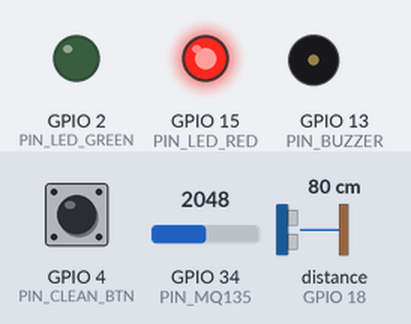
Recording of a sketch running on a simulated ESP32. Shown: output pins drawn as LEDs (lit = HIGH), buzzer (waves = sounding, pin HIGH). Wiring (inferred from the names in the program): ultrasonic range finder: trigger GPIO 5; echo GPIO 18. Inputs (shaded band) come from the test bench; at power-on: GPIO 34 (PIN_MQ135) = 2048, GPIO 4 (PIN_CLEAN_BTN) HIGH, distance to the obstacle (sensor on GPIO 18) 80 cm. The echo pulse lasts 58.3 µs per cm; WiFi joins after 1.5 s; servers stay silent unless stated; uploads are accepted with an empty reply; pins used as bus, display or sensor lines are not drawn; what the sketch prints to the serial monitor is not drawn.

Above: at 4.0 s.
4.1 s: GPIO 34 (PIN_MQ135) set to 701
7.1 s: GPIO 34 (PIN_MQ135) set to 613
At 9.9 s:
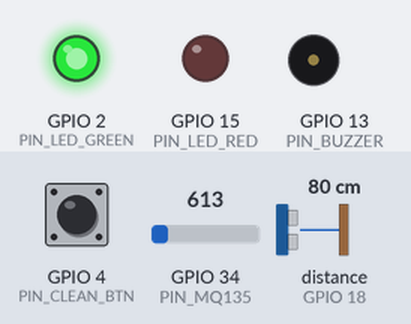
10.1 s: GPIO 4 (PIN_CLEAN_BTN) pulled LOW for 3.2 s
At 10.25 s:
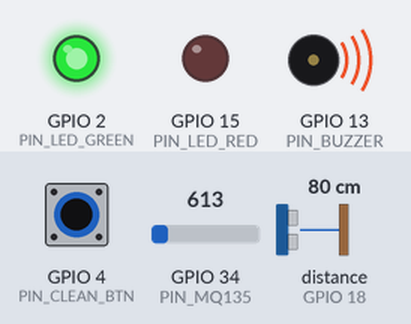
17.8 s: GPIO 34 (PIN_MQ135) set to 1228
At 19.2 s:
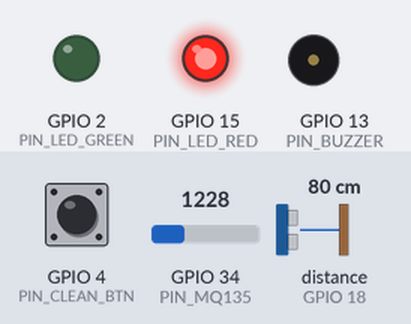
20.8 s: GPIO 34 (PIN_MQ135) set to 491
At 22.1 s:
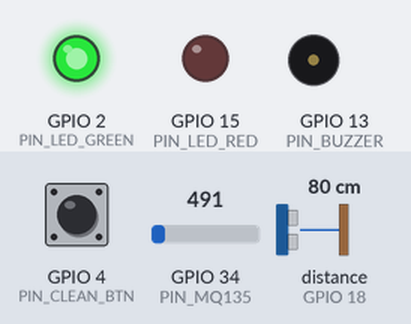
Timing chart, 0 to 23.8 s (numbered marks = the images above; inputs shaded):
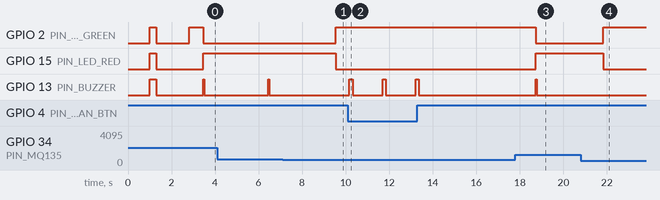

The sketch:

hygiene_guard_esp32.ino
```cpp
/*
 * =========================================================================================
 * HYGIENE GUARD - SMART RESTROOM HYGIENE & ODOR MONITORING SYSTEM
 * =========================================================================================
 * Hardware: ESP32 Development Board (ESP32-WROOM-32)
 * Features:
 *   - MQ-135 Gas / Ammonia (NH3) / Air Quality Sensor (GPIO 34 - ADC1)
 *   - HC-SR04 Ultrasonic Distance Sensor for Visitor Count & Occupancy (TRIG 5, ECHO 18)
 *   - Physical Push Button for Cleaning Staff Reset (GPIO 4 with INPUT_PULLUP)
 *   - Green LED: Good Condition / Clean (GPIO 2)
 *   - Red LED: Cleaning Required / Odor Alert (GPIO 15)
 *   - Active Buzzer for Critical Odor Alarm (GPIO 13)
 *   - WiFi Client sending telemetry via HTTP POST to Node.js Backend (/api/telemetry)
 * =========================================================================================
 * WIRING GUIDE:
 *   - MQ-135 VCC -> 5V (VIN), GND -> GND, AOUT -> GPIO 34
 *   - HC-SR04 VCC -> 5V, GND -> GND, TRIG -> GPIO 5, ECHO -> GPIO 18 (use 1k/2k divider for 3.3V)
 *   - Push Button -> GPIO 4 and GND (one side to GPIO 4, other to GND)
 *   - Green LED -> GPIO 2 (with 220 ohm resistor to GND)
 *   - Red LED   -> GPIO 15 (with 220 ohm resistor to GND)
 *   - Buzzer    -> GPIO 13 (and GND)
 * =========================================================================================
 */

#include <WiFi.h>
#include <WiFiClientSecure.h>
#include <HTTPClient.h>

// ----------------- CONFIGURATION -----------------
const char* WIFI_SSID     = "Pixel_5190";             // Your WiFi Name
const char* WIFI_PASSWORD = "dell@123";               // Your WiFi Password

// Set to true to stream directly to Firebase Cloud Realtime Database!
// Set to false to stream to local Node.js backend.
#define USE_FIREBASE              true

// 1. Firebase Cloud RTDB Settings (When USE_FIREBASE is true)
const char* FIREBASE_DATABASE_URL = "https://hygieneguard-default-rtdb.firebaseio.com";
const char* FIREBASE_API_KEY      = "AIzaSyBU1GP6GXYWQFr5P4A_gnzT5LsMRUfXdTk";
// Optional Database Secret / Auth Token (leave "" if Realtime Database rules allow read/write in test mode)
const char* FIREBASE_AUTH_SECRET  = "";
const char* WASHROOM_ID           = "washroom-1";

// 2. Local Node.js Backend Settings (When USE_FIREBASE is false)
const char* LOCAL_SERVER_URL      = "http://192.168.1.100:5000/api/telemetry";

// ----------------- PIN DEFINITIONS -----------------
#define PIN_MQ135         34    // Analog Input for Air Quality / Ammonia
#define PIN_TRIG           5    // Ultrasonic Trigger
#define PIN_ECHO          18    // Ultrasonic Echo
#define PIN_CLEAN_BTN      4    // Cleaning Reset Push Button
#define PIN_LED_GREEN      2    // Normal / Clean Indicator LED
#define PIN_LED_RED       15    // Alert / Clean Needed LED
#define PIN_BUZZER        13    // Alert Buzzer

// ----------------- CONSTANTS & THRESHOLDS ----------
#define OCCUPANCY_DIST_CM  100  // Distance below which stall is considered occupied
#define TELEMETRY_INTERVAL 3000 // Send telemetry every 3 seconds

// ----------------- STATE VARIABLES -----------------
bool isCurrentlyOccupied = false;
bool wasOccupied = false;
bool visitorEntered = false;
bool cleaningBtnPressed = false;

unsigned long lastTelemetryTime = 0;
unsigned long lastButtonPressTime = 0;

// Simple R0 Calibration baseline for MQ-135 in clean air (~3.6V divider on ESP32 3.3V)
const float RLOAD = 10.0;     // Load resistance in KOhms
const float R0    = 76.63;    // Sensor resistance in clean air (standard baseline)

void setup() {
  Serial.begin(115200);
  delay(1000);
  Serial.println("\n==============================================");
  Serial.println("  HYGIENE GUARD - RESTROOM SENSOR NODE (ESP32) ");
  Serial.println("==============================================");

  // Pin Modes
  pinMode(PIN_MQ135, INPUT);
  pinMode(PIN_TRIG, OUTPUT);
  pinMode(PIN_ECHO, INPUT);
  pinMode(PIN_CLEAN_BTN, INPUT_PULLUP);
  pinMode(PIN_LED_GREEN, OUTPUT);
  pinMode(PIN_LED_RED, OUTPUT);
  pinMode(PIN_BUZZER, OUTPUT);

  // Initial LED & Buzzer Test
  digitalWrite(PIN_LED_GREEN, HIGH);
  digitalWrite(PIN_LED_RED, HIGH);
  digitalWrite(PIN_BUZZER, HIGH);
  delay(300);
  digitalWrite(PIN_LED_GREEN, LOW);
  digitalWrite(PIN_LED_RED, LOW);
  digitalWrite(PIN_BUZZER, LOW);

  connectToWiFi();
}

void loop() {
  // 1. Maintain WiFi connection
  if (WiFi.status() != WL_CONNECTED) {
    digitalWrite(PIN_LED_GREEN, LOW);
    digitalWrite(PIN_LED_RED, HIGH);
    Serial.println("[WiFi] Lost connection, reconnecting...");
    WiFi.reconnect();
    delay(2000);
    return;
  }

  // 2. Read Sensors
  float gasPpm = readMQ135PPM();
  float ammoniaPpm = gasPpm * 0.12; // Approximation of NH3 ratio from total PPM
  float distanceCm = readDistanceCM();

  // 3. Occupancy & Visitor Detection Logic
  bool occupiedNow = (distanceCm > 5 && distanceCm <= OCCUPANCY_DIST_CM);
  if (occupiedNow && !wasOccupied) {
    visitorEntered = true; // Visitor entered transition
    Serial.println(">> [EVENT] Visitor entered stall!");
  }
  wasOccupied = occupiedNow;
  isCurrentlyOccupied = occupiedNow;

  // 4. Cleaning Button Check (Active LOW with debounce)
  if (digitalRead(PIN_CLEAN_BTN) == LOW) {
    if (millis() - lastButtonPressTime > 1500) { // 1.5s debounce
      cleaningBtnPressed = true;
      lastButtonPressTime = millis();
      Serial.println(">> [STAFF] Cleaning button pressed! Resetting alert.");

      // Feedback beep
      digitalWrite(PIN_BUZZER, HIGH);
      delay(150);
      digitalWrite(PIN_BUZZER, LOW);
    }
  }

  // 5. Send Telemetry to Backend on Interval
  if (millis() - lastTelemetryTime >= TELEMETRY_INTERVAL) {
    lastTelemetryTime = millis();
    sendTelemetry(gasPpm, ammoniaPpm, distanceCm, isCurrentlyOccupied, visitorEntered, cleaningBtnPressed);

    // Reset one-time flags after sending
    visitorEntered = false;
    cleaningBtnPressed = false;
  }

  delay(100);
}

// Connect to WiFi
void connectToWiFi() {
  Serial.print("[WiFi] Connecting to: ");
  Serial.println(WIFI_SSID);
  WiFi.mode(WIFI_STA);
  WiFi.begin(WIFI_SSID, WIFI_PASSWORD);

  int attempts = 0;
  while (WiFi.status() != WL_CONNECTED && attempts < 20) {
    delay(500);
    Serial.print(".");
    attempts++;
  }

  if (WiFi.status() == WL_CONNECTED) {
    Serial.println("\n[WiFi] Connected successfully!");
    Serial.print("[WiFi] IP Address: ");
    Serial.println(WiFi.localIP());
    digitalWrite(PIN_LED_GREEN, HIGH);
    digitalWrite(PIN_LED_RED, LOW);
  } else {
    Serial.println("\n[WiFi] Failed to connect. Will retry during loop.");
  }
}

// Read MQ-135 Gas Sensor and Estimate PPM
float readMQ135PPM() {
  int rawADC = analogRead(PIN_MQ135);
  // ESP32 ADC: 0-4095 (12-bit)
  float voltage = (rawADC / 4095.0) * 3.3;
  if (voltage <= 0.1) voltage = 0.1;

  // Calculate sensor resistance Rs = ((Vc - V) * RLOAD) / V
  float rs = ((3.3 - voltage) * RLOAD) / voltage;
  float ratio = rs / R0;

  // MQ-135 Power-law formula for CO2/Air pollutants: PPM = a * (Rs/Ro)^b
  // Approximated curves for ambient air quality
  float ppm = 116.6020682 * pow(ratio, -2.769034857);

  if (ppm < 50.0) ppm = 50.0;
  if (ppm > 2000.0) ppm = 2000.0;
  return ppm;
}

// Measure Distance using HC-SR04
float readDistanceCM() {
  digitalWrite(PIN_TRIG, LOW);
  delayMicroseconds(2);
  digitalWrite(PIN_TRIG, HIGH);
  delayMicroseconds(10);
  digitalWrite(PIN_TRIG, LOW);

  long duration = pulseIn(PIN_ECHO, HIGH, 25000); // 25ms timeout (~4m max)
  if (duration == 0) {
    return 200.0; // Default clear distance if timeout
  }
  float distance = (duration * 0.0343) / 2.0;
  return distance;
}

// Send Telemetry to Firebase RTDB or Local Node.js Backend
void sendTelemetry(float gasPpm, float ammoniaPpm, float distCm, bool occupied, bool entered, bool cleanPressed) {
  if (WiFi.status() != WL_CONNECTED) return;

  // Approximate temperature & humidity if DHT sensor is not connected
  float temp = 25.0;
  float hum = 60.0;
  int rssi = WiFi.RSSI();
  String ipStr = WiFi.localIP().toString();

  // 1. Build Payload
  String json = "{";
  json += "\"id\":\"" + String(WASHROOM_ID) + "\",";
  json += "\"gasPpm\":" + String(gasPpm, 1) + ",";
  json += "\"ammoniaPpm\":" + String(ammoniaPpm, 1) + ",";
  json += "\"distanceCm\":" + String(distCm, 1) + ",";
  json += "\"occupied\":" + String(occupied ? "true" : "false") + ",";
  json += "\"temperature\":" + String(temp, 1) + ",";
  json += "\"humidity\":" + String(hum, 1) + ",";
  json += "\"rssi\":" + String(rssi) + ",";
  json += "\"deviceIp\":\"" + ipStr + "\",";
  json += "\"esp32Connected\":true";

  if (cleanPressed) {
    json += ",\"cleaningAlert\":false";
  } else if (gasPpm > 350.0) {
    json += ",\"cleaningAlert\":true";
    json += ",\"alertReason\":\"Elevated Odor Detected (" + String((int)gasPpm) + " PPM)\"";
  }
  json += "}";

  if (USE_FIREBASE) {
    // ---------------- DIRECT FIREBASE REALTIME DATABASE (HTTPS REST) ----------------
    WiFiClientSecure client;
    client.setInsecure(); // Skip certificate verification for ESP32

    HTTPClient https;
    String firebaseUrl = String(FIREBASE_DATABASE_URL) + "/washrooms/" + String(WASHROOM_ID) + ".json";
    if (strlen(FIREBASE_AUTH_SECRET) > 0) {
      firebaseUrl += "?auth=" + String(FIREBASE_AUTH_SECRET);
    }

    if (https.begin(client, firebaseUrl)) {
      https.addHeader("Content-Type", "application/json");
      Serial.print("[Firebase RTDB] PATCHing: ");
      Serial.println(json);

      int httpCode = https.PATCH(json);
      if (httpCode > 0) {
        Serial.printf("[Firebase RTDB] Telemetry Success! HTTP Code: %d\n", httpCode);
      } else {
        Serial.printf("[Firebase RTDB] PATCH failed, error: %s\n", https.errorToString(httpCode).c_str());
      }
      https.end();
    }

    // Append to live telemetry history in Firebase
    HTTPClient histHttp;
    String histUrl = String(FIREBASE_DATABASE_URL) + "/telemetryHistory.json";
    if (strlen(FIREBASE_AUTH_SECRET) > 0) histUrl += "?auth=" + String(FIREBASE_AUTH_SECRET);
    if (histHttp.begin(client, histUrl)) {
      histHttp.addHeader("Content-Type", "application/json");
      String histJson = "{\"washroomId\":\"" + String(WASHROOM_ID) + "\",\"gasPpm\":" + String(gasPpm, 1) + ",\"ammoniaPpm\":" + String(ammoniaPpm, 1) + ",\"occupied\":" + String(occupied ? "true" : "false") + "}";
      histHttp.POST(histJson);
      histHttp.end();
    }
  } else {
    // ---------------- LOCAL NODE.JS BACKEND ----------------
    HTTPClient http;
    http.begin(LOCAL_SERVER_URL);
    http.addHeader("Content-Type", "application/json");

    String localJson = "{";
    localJson += "\"gasPpm\":" + String(gasPpm, 1) + ",";
    localJson += "\"ammoniaPpm\":" + String(ammoniaPpm, 1) + ",";
    localJson += "\"distanceCm\":" + String(distCm, 1) + ",";
    localJson += "\"occupied\":" + String(occupied ? "true" : "false") + ",";
    localJson += "\"visitorEntered\":" + String(entered ? "true" : "false") + ",";
    localJson += "\"cleaningButtonPressed\":" + String(cleanPressed ? "true" : "false") + ",";
    localJson += "\"temperature\":" + String(temp, 1) + ",";
    localJson += "\"humidity\":" + String(hum, 1) + ",";
    localJson += "\"rssi\":" + String(rssi) + ",";
    localJson += "\"deviceIp\":\"" + ipStr + "\"";
    localJson += "}";

    Serial.print("[HTTP Local] Sending: ");
    Serial.println(localJson);

    int httpCode = http.POST(localJson);
    if (httpCode > 0) {
      Serial.printf("[HTTP Local] Response code: %d\n", httpCode);
    } else {
      Serial.printf("[HTTP Local] POST failed, error: %s\n", http.errorToString(httpCode).c_str());
    }
    http.end();
  }

  // Update Local LEDs based on gas level & occupancy
  if (gasPpm > 350.0) {
    digitalWrite(PIN_LED_GREEN, LOW);
    digitalWrite(PIN_LED_RED, HIGH);
    digitalWrite(PIN_BUZZER, HIGH);
    delay(50);
    digitalWrite(PIN_BUZZER, LOW);
  } else {
    digitalWrite(PIN_LED_GREEN, HIGH);
    digitalWrite(PIN_LED_RED, LOW);
  }
}
```

Measured:
- the behaviour switches between 666 and 665 on GPIO 34 (PIN_MQ135) (found by bisection; images 0 and 1)
- after the input at 7.1 s, GPIO 2 (PIN_LED_GREEN): LOW → HIGH after 2.4 s; GPIO 15 (PIN_LED_RED): HIGH → LOW after 2.4 s; GPIO 13 (PIN_BUZZER): stays LOW (without the input it goes to HIGH after 2.4 s)
- after the input at 10.1 s, GPIO 13 (PIN_BUZZER): alternates HIGH for 0.15 s and LOW for 1.4 s, 6 changes in all, then stays LOW, starting after 0.08 s
- after the input at 17.8 s, GPIO 2 (PIN_LED_GREEN): HIGH → LOW after 0.93 s; GPIO 15 (PIN_LED_RED): LOW → HIGH after 0.93 s; GPIO 13 (PIN_BUZZER): LOW → HIGH after 0.93 s, → LOW 0.05 s later
- after the input at 20.8 s, GPIO 2 (PIN_LED_GREEN): LOW → HIGH after 1.0 s; GPIO 15 (PIN_LED_RED): HIGH → LOW after 1.0 s; GPIO 13 (PIN_BUZZER): stays LOW (without the input it goes to HIGH after 1.0 s)
